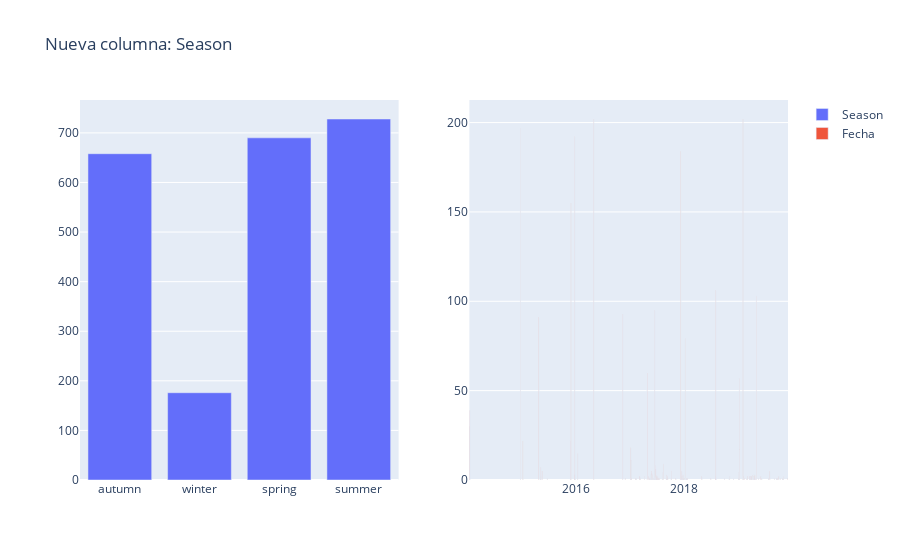

Notebook code for this chart:
### Code cell
season = full.season.value_counts().sort_index()
reproduction_execution = full.reproduction_execution.value_counts().sort_index()

fig = make_subplots(1, 2)

fig.add_trace(go.Bar(x=season.index, y=season.values, name='Season'), 1, 1)
fig.add_trace(go.Bar(x=reproduction_execution.index, y=reproduction_execution.values, name='Fecha'), 1, 2)

fig.update_layout(title_text='Nueva columna: Season')

fig.show()

### Figure 1 — Plotly figure (JSON) as saved in the notebook; plotly's stock layout.template omitted (floating-point values rounded to 4 significant figures; data arrays with more than 128 entries replaced by an {"elided": "..."} marker saying what was removed)
{"data": [{"name": "Season", "type": "bar", "x": ["autumn", "winter", "spring", "summer"], "xaxis": "x", "y": [658, 176, 690, 728], "yaxis": "y"}, {"name": "Fecha", "type": "bar", "x": {"elided": "169 str values"}, "xaxis": "x2", "y": {"elided": "169 int values"}, "yaxis": "y2"}], "layout": {"title": {"text": "Nueva columna: Season"}, "xaxis": {"anchor": "y", "domain": [0, 0.45]}, "xaxis2": {"anchor": "y2", "domain": [0.55, 1]}, "yaxis": {"anchor": "x", "domain": [0, 1]}, "yaxis2": {"anchor": "x2", "domain": [0, 1]}}}
